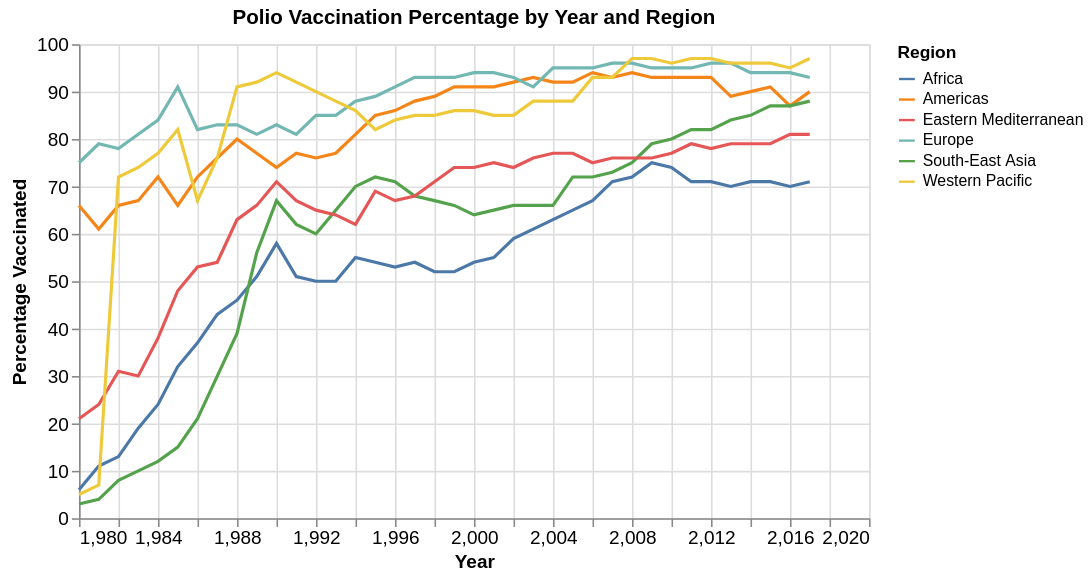

Here is the notebook cell this chart was saved with:
### Code cell
# Task 6: Line plot for polio by region
polio_regions_line = alt.Chart(polio).mark_line().encode(       # Initialize line plot
    x=alt.X("yr").title("Year").scale(zero=False),              # X-axis = year, not starting from zero
    y=alt.Y("pct_vaccinated").title("Percentage Vaccinated"),   # Y-axis = percent vaccinated
    color=alt.Color("who_region").title("Region")               # Color = region
).configure_axis(                                               # Set size of axis text
    labelFontSize=12,
    titleFontSize=12
).properties(                                                   # Set plot title and width
    title="Polio Vaccination Percentage by Year and Region",
    width=500
)
polio_regions_line

### Figure 1 — Vega-Lite specification as saved in the notebook (floating-point values rounded to 4 significant figures; data arrays with more than 128 entries replaced by an {"elided": "..."} marker saying what was removed)
{"config": {"view": {"continuousWidth": 300, "continuousHeight": 300}, "axis": {"labelFontSize": 12, "titleFontSize": 12}}, "data": {"name": "data-4acfddf6f16d8704a0e7182f17886a16"}, "mark": {"type": "line"}, "encoding": {"color": {"field": "who_region", "title": "Region", "type": "nominal"}, "x": {"field": "yr", "scale": {"zero": false}, "title": "Year", "type": "quantitative"}, "y": {"field": "pct_vaccinated", "title": "Percentage Vaccinated", "type": "quantitative"}}, "title": "Polio Vaccination Percentage by Year and Region", "width": 500, "$schema": "https://vega.github.io/schema/vega-lite/v6.1.0.json", "datasets": {"data-4acfddf6f16d8704a0e7182f17886a16": {"elided": "228 records"}}}
